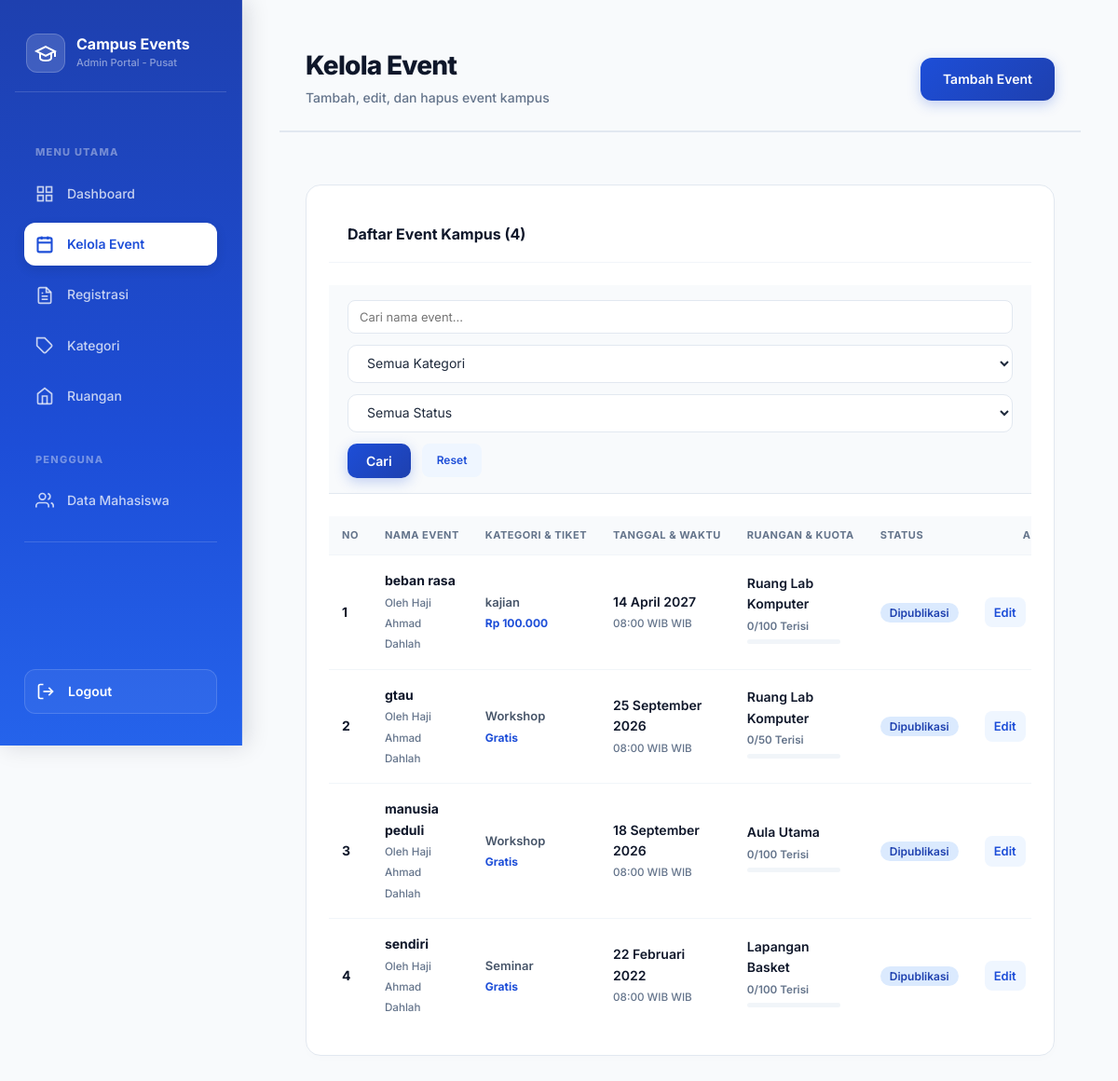
The app's page /pages/admin/event.php (signed in) with its own data.
### tables this page shows
CREATE TABLE `event` (
  `id_event` int NOT NULL,
  `id_kategori` int NOT NULL,
  `id_ruangan` int NOT NULL,
  `nama_event` varchar(150) NOT NULL,
  `deskripsi` text NOT NULL,
  `tanggal_mulai` date NOT NULL,
  `waktu_mulai` time NOT NULL,
  `kapasitas` int NOT NULL,
  `pembicara` varchar(100) DEFAULT NULL,
  `status` enum('draft','published','completed') DEFAULT 'draft',
  `jenis_tiket` enum('gratis','berbayar') DEFAULT 'gratis',
  `harga` int DEFAULT '0',
  `penyelenggara` varchar(50) DEFAULT 'Pusat',
  `created_at` timestamp NULL DEFAULT CURRENT_TIMESTAMP
);

CREATE TABLE `kategori_event` (
  `id_kategori` int NOT NULL,
  `nama_kategori` varchar(100) NOT NULL
);

CREATE TABLE `ruangan` (
  `id_ruangan` int NOT NULL,
  `nama_ruangan` varchar(100) NOT NULL,
  `kapasitas` int NOT NULL
);

### pages/admin/event.php (the view, shortened to what this page needs)
<?php
require_once '../../config/koneksi.php';
require_once '../../includes/functions.php';
$admin_org = $_SESSION['organisasi'] ?? 'Pusat';
$per_halaman  = 8;
$hal_ini      = max(1, (int)($_GET['hal'] ?? 1));
$offset       = ($hal_ini - 1) * $per_halaman;
$cari         = bersihkan($_GET['cari'] ?? '');
$where = "WHERE 1=1";
$total_rows = mysqli_fetch_assoc(mysqli_query($koneksi,
    "SELECT COUNT(*) as total FROM event e $where"))['total'];
$list_event = mysqli_query($koneksi,
    "SELECT e.*, k.nama_kategori, r.nama_ruangan,
            COUNT(reg.id_registrasi) as jumlah_daftar
     FROM event e
     JOIN kategori_event k ON e.id_kategori = k.id_kategori
     JOIN ruangan r ON e.id_ruangan = r.id_ruangan
     LEFT JOIN registrasi reg ON e.id_event = reg.id_event AND reg.status != 'cancelled'
     $where
     GROUP BY e.id_event
     ORDER BY e.tanggal_mulai DESC
     LIMIT $per_halaman OFFSET $offset"
);
?>
<?php include '../../includes/header.php'; ?>
<div class="app-wrapper">
    <?php include '../../includes/sidebar_admin.php'; ?>
    <main class="main-content">
        <div class="topbar">
            <div class="topbar-kiri" style="display:flex; align-items:center;">
                <div>
                    <div class="topbar-judul">Kelola Event</div>
                    <div class="topbar-sub">Tambah, edit, dan hapus event kampus</div>
                </div>
            </div>
            <div class="topbar-kanan">
                <a href="?aksi=tambah" class="btn btn-utama">
                    Tambah Event
                </a>
            </div>
        </div>
        <div class="page-content">
            <div class="card">
                <div class="card-header" style="margin-bottom: 24px;">
                    <span class="card-judul">Daftar Event Kampus (<?= $total_rows ?>)</span>
                </div>
                <form method="GET" action="">
                    <div class="cari-filter">
                        <input type="text" class="input-cari" name="cari"
                               placeholder="Cari nama event..."
                               value="<?= htmlspecialchars($cari) ?>">
                        <select name="kategori">
                            <option value="">Semua Kategori</option>
                        </select>
                        <select name="status">
                            <option value="">Semua Status</option>
                        </select>
                        <button type="submit" class="btn btn-utama" style="padding: 10px 20px; border-radius:10px;">Cari</button>
                        <a href="event.php" class="btn-abu" style="display:inline-flex; align-items:center;">Reset</a>
                    </div>
                </form>
                <div class="tabel-wrapper">
                    <table>
                        <thead>
                            <tr>
                                <th style="width: 50px">No</th>
                                <th>Nama Event</th>
                                <th>Kategori & Tiket</th>
                                <th>Tanggal & Waktu</th>
                                <th>Ruangan & Kuota</th>
                                <th>Status</th>
                                <th style="width: 100px; text-align: center;">Aksi</th>
                            </tr>
                        </thead>
                        <tbody>
                            <?php if (mysqli_num_rows($list_event) === 0): ?>
                            <tr>
                                <td colspan="7" style="text-align:center;padding:40px;color:#64748b; font-weight: 500;">
                                     Tidak ada data event ditemukan.
                                </td>
                            </tr>
                            <?php else: $no = $offset + 1; while ($row = mysqli_fetch_assoc($list_event)): ?>
                            <tr>
                                <td><strong><?= $no++ ?></strong></td>
                                <td>
                                    <span style="font-weight:700; color:var(--text-dark)"><?= htmlspecialchars($row['nama_event']) ?></span><br>
                                    <?php if ($row['pembicara']): ?>
                                    <small style="color:var(--text-muted); font-weight: 500;">Oleh <?= htmlspecialchars($row['pembicara']) ?></small>
                                    <?php endif; ?>
                                </td>
                                <td>
                                    <span style="font-weight: 600; color: #475569; font-size:13px;"><?= htmlspecialchars($row['nama_kategori']) ?></span><br>
                                    <span style="font-weight:700;color:var(--royal-blue); font-size:12px;">
                                        <?= $row['jenis_tiket'] === 'berbayar' ? 'Rp ' . number_format($row['harga'], 0, ',', '.') : 'Gratis' ?>
                                    </span>
                                </td>
                                <td>
                                    <span style="font-weight: 600; color: var(--text-dark);"><?= formatTanggal($row['tanggal_mulai']) ?></span><br>
                                    <small style="color:var(--text-muted); font-weight:500;"><?= formatWaktu($row['waktu_mulai']) ?> WIB</small>
                                </td>
                                <td>
                                    <span style="font-weight: 600; color: var(--text-dark);"><?= htmlspecialchars($row['nama_ruangan']) ?></span><br>
                                    <small style="color: var(--text-muted); font-weight:600;"><?= $row['jumlah_daftar'] ?>/<?= $row['kapasitas'] ?> Terisi</small>
                                    <div class="kuota-bar" style="width:100px; height:5px; margin-top:4px;">
                                    </div>
                                </td>
                                <td><?= badgeStatus($row['status']) ?></td>
                                <td style="text-align: center;">
                                    <?php if ($row['penyelenggara'] === $admin_org || $admin_org === 'Pusat'): ?>
                                        <div style="display:flex; gap:6px; justify-content: center;">
                                            <a href="?aksi=edit&id=<?= $row['id_event'] ?>" class="btn-abu" style="padding: 6px 10px; font-size:13px;" title="Edit">Edit</a>
                                        </div>
                                    <?php else: ?>
                                        <span class="badge" style="background:#f1f5f9; color:#475569; padding: 4px 8px; font-size:11px;">Milik <?= htmlspecialchars($row['penyelenggara']) ?></span>
                                    <?php endif; ?>
                                </td>
                            </tr>
                            <?php endwhile; endif; ?>
                        </tbody>
                    </table>
                </div>
            </div>
        </div>
    </main>
</div>
<?php include '../../includes/footer.php'; ?>

### includes/functions.php (shortened to what this page needs)
<?php
function bersihkan($data) {
    global $koneksi;
    $data = trim($data);
    $data = stripslashes($data);
    $data = htmlspecialchars($data, ENT_QUOTES, 'UTF-8');
    return mysqli_real_escape_string($koneksi, $data);
}
function formatTanggal($tanggal) {
    $bulan = [
        1=>'Januari', 2=>'Februari', 3=>'Maret', 4=>'April',
        5=>'Mei', 6=>'Juni', 7=>'Juli', 8=>'Agustus',
        9=>'September', 10=>'Oktober', 11=>'November', 12=>'Desember'
    ];
    $t = explode('-', $tanggal);
    return (int)$t[2] . ' ' . $bulan[(int)$t[1]] . ' ' . $t[0];
}
function formatWaktu($waktu) {
    return substr($waktu, 0, 5) . ' WIB';
}
function badgeStatus($status) {
    $map = [
        'confirmed' => ['bg' => '#d1fae5', 'color' => '#065f46', 'label' => 'Terkonfirmasi'],
        'pending'   => ['bg' => '#fef3c7', 'color' => '#92400e', 'label' => 'Menunggu'],
        'cancelled' => ['bg' => '#fee2e2', 'color' => '#991b1b', 'label' => 'Dibatalkan'],
        'published' => ['bg' => '#dbeafe', 'color' => '#1e40af', 'label' => 'Dipublikasi'],
        'draft'     => ['bg' => '#f3f4f6', 'color' => '#374151', 'label' => 'Draft'],
        'selesai'   => ['bg' => '#ede9fe', 'color' => '#5b21b6', 'label' => 'Selesai'],
    ];
    $s = $map[$status] ?? ['bg' => '#f3f4f6', 'color' => '#374151', 'label' => $status];
    return "<span style='background:{$s['bg']};color:{$s['color']};padding:3px 10px;border-radius:20px;font-size:12px;font-weight:600'>{$s['label']}</span>";
}
?>

### assets/css/style.css (style rules this page uses)
:root { --biru-utama: #1e40af; --biru-muda: #3b82f6; --biru-gelap: #1e3a8a; --biru-bg: #eff6ff; --putih: #ffffff; --abu-terang: #f8fafc; --abu-border: #e2e8f0; --abu-teks: #64748b; --gelap: #1e293b; --hijau: #059669; --merah: #dc2626; --kuning: #d97706; --sidebar-w: 240px; --radius: 10px; --shadow: 0 1px 3px rgba(0,0,0,.08), 0 1px 2px rgba(0,0,0,.04); --shadow-md: 0 4px 12px rgba(0,0,0,.1); }
*, *::before, *::after { box-sizing: border-box; margin: 0; padding: 0; }
body { font-family: 'Plus Jakarta Sans', sans-serif; background: var(--abu-terang); color: var(--gelap); line-height: 1.6; font-size: 14px; }
a { text-decoration: none; color: inherit; }
.app-wrapper { display: flex; min-height: 100vh; }
.main-content { margin-left: var(--sidebar-w); flex: 1; display: flex; flex-direction: column; min-height: 100vh; }
.topbar { background: var(--putih); border-bottom: 1px solid var(--abu-border); padding: 14px 28px; display: flex; align-items: center; justify-content: space-between; position: sticky; top: 0; z-index: 50; }
.topbar-kiri { display: flex; align-items: center; gap: 12px; }
.topbar-judul { font-size: 18px; font-weight: 700; }
.topbar-sub { font-size: 13px; color: var(--abu-teks); }
.topbar-kanan { display: flex; align-items: center; gap: 12px; }
.page-content { padding: 24px 28px; flex: 1; }
.card { background: var(--putih); border: 1px solid var(--abu-border); border-radius: var(--radius); box-shadow: var(--shadow); overflow: hidden; }
.card-header { padding: 16px 20px; border-bottom: 1px solid var(--abu-border); display: flex; align-items: center; justify-content: space-between; gap: 12px; }
.card-judul { font-size: 15px; font-weight: 700; }
.tabel-wrapper { overflow-x: auto; }
table { width: 100%; border-collapse: collapse; }
th { background: var(--abu-terang); color: var(--abu-teks); font-size: 11px; font-weight: 700; text-transform: uppercase; letter-spacing: .05em; padding: 10px 14px; text-align: left; border-bottom: 1px solid var(--abu-border); white-space: nowrap; }
td { padding: 12px 14px; border-bottom: 1px solid var(--abu-border); vertical-align: middle; font-size: 13px; }
tr:last-child td { border-bottom: none; }
.btn { display: inline-flex; align-items: center; gap: 6px; padding: 8px 16px; border: none; border-radius: 8px; font-size: 13px; font-weight: 600; cursor: pointer; transition: all .2s; font-family: inherit; text-decoration: none; white-space: nowrap; }
.btn-utama { background: var(--biru-utama); color: var(--putih); }
.btn-abu { background: #f1f5f9; color: var(--gelap); border: 1px solid var(--abu-border); }
.form-kontrol, input[type="text"], input[type="email"], input[type="password"], input[type="date"], input[type="time"], input[type="number"], select, textarea { width: 100%; padding: 9px 12px; border: 1.5px solid var(--abu-border); border-radius: 8px; font-size: 13px; font-family: inherit; color: var(--gelap); background: var(--putih); transition: border-color .2s, box-shadow .2s; outline: none; }
.kuota-bar { height: 6px; background: var(--abu-border); border-radius: 3px; overflow: hidden; margin: 8px 0; }
.cari-filter { display: flex; gap: 10px; align-items: center; flex-wrap: wrap; padding: 16px 20px; border-bottom: 1px solid var(--abu-border); background: var(--abu-terang); }
.input-cari { flex: 1; min-width: 200px; padding: 8px 12px 8px 36px; border: 1.5px solid var(--abu-border); border-radius: 8px; font-size: 13px; font-family: inherit; outline: none; transition: border-color .2s; }

### includes/header.php (style rules this page uses)
.page-content { animation: fadeInUp 0.4s ease; }

### includes/sidebar_admin.php (style rules this page uses)
:root { --royal-blue: #1d4ed8; --text-light: #ffffff; --text-ghost: rgba(255, 255, 255, 0.75); --text-label: rgba(255, 255, 255, 0.85); }

### records on screen
event: nama_event "beban rasa", pembicara "Haji Ahmad Dahlah", id_kategori.nama_kategori "kajian", harga "100.000", tanggal_mulai "14 April 2027", waktu_mulai "08:00 WIB", id_ruangan.nama_ruangan "Ruang Lab Komputer", jumlah_daftar "0", kapasitas "100", status "Dipublikasi"
event: nama_event "gtau", pembicara "Haji Ahmad Dahlah", id_kategori.nama_kategori "Workshop", jenis_tiket "Gratis", tanggal_mulai "25 September 2026", waktu_mulai "08:00 WIB", id_ruangan.nama_ruangan "Ruang Lab Komputer", jumlah_daftar "0", kapasitas "50", status "Dipublikasi"
event: nama_event "manusia peduli", pembicara "Haji Ahmad Dahlah", id_kategori.nama_kategori "Workshop", jenis_tiket "Gratis", tanggal_mulai "18 September 2026", waktu_mulai "08:00 WIB", id_ruangan.nama_ruangan "Aula Utama", jumlah_daftar "0", kapasitas "100", status "Dipublikasi"
event: nama_event "sendiri", pembicara "Haji Ahmad Dahlah", id_kategori.nama_kategori "Seminar", jenis_tiket "Gratis", tanggal_mulai "22 Februari 2022", waktu_mulai "08:00 WIB", id_ruangan.nama_ruangan "Lapangan Basket", jumlah_daftar "0", kapasitas "100", status "Dipublikasi"

### other values on screen
$_SESSION['organisasi'] "Pusat"
$total_rows "4"
